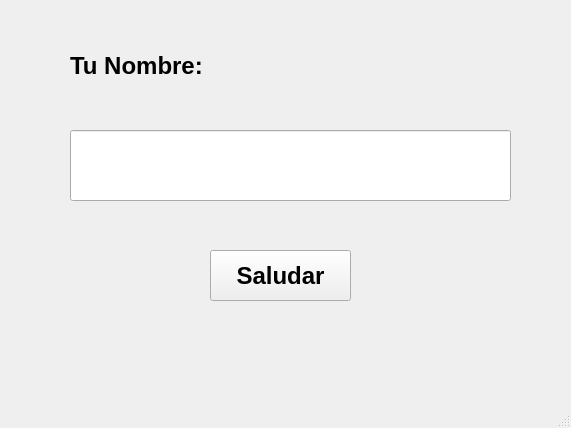
<?xml version="1.0" encoding="UTF-8"?>
<ui version="4.0">
 <class>MainWindow</class>
 <widget class="QMainWindow" name="MainWindow">
  <property name="geometry">
   <rect>
    <x>0</x>
    <y>0</y>
    <width>571</width>
    <height>428</height>
   </rect>
  </property>
  <property name="windowTitle">
   <string>MainWindow</string>
  </property>
  <widget class="QWidget" name="centralwidget">
   <widget class="QLineEdit" name="txt_nombre">
    <property name="geometry">
     <rect>
      <x>70</x>
      <y>130</y>
      <width>441</width>
      <height>71</height>
     </rect>
    </property>
    <property name="font">
     <font>
      <weight>75</weight>
      <bold>true</bold>
     </font>
    </property>
   </widget>
   <widget class="QPushButton" name="btn_saludar">
    <property name="geometry">
     <rect>
      <x>210</x>
      <y>250</y>
      <width>141</width>
      <height>51</height>
     </rect>
    </property>
    <property name="font">
     <font>
      <pointsize>18</pointsize>
      <weight>75</weight>
      <bold>true</bold>
     </font>
    </property>
    <property name="text">
     <string>Saludar</string>
    </property>
   </widget>
   <widget class="QLabel" name="label">
    <property name="geometry">
     <rect>
      <x>70</x>
      <y>50</y>
      <width>181</width>
      <height>31</height>
     </rect>
    </property>
    <property name="font">
     <font>
      <pointsize>18</pointsize>
      <weight>75</weight>
      <bold>true</bold>
     </font>
    </property>
    <property name="text">
     <string>Tu Nombre:</string>
    </property>
   </widget>
  </widget>
  <widget class="QMenuBar" name="menubar">
   <property name="geometry">
    <rect>
     <x>0</x>
     <y>0</y>
     <width>571</width>
     <height>26</height>
    </rect>
   </property>
  </widget>
  <widget class="QStatusBar" name="statusbar"/>
 </widget>
 <resources/>
 <connections/>
</ui>
